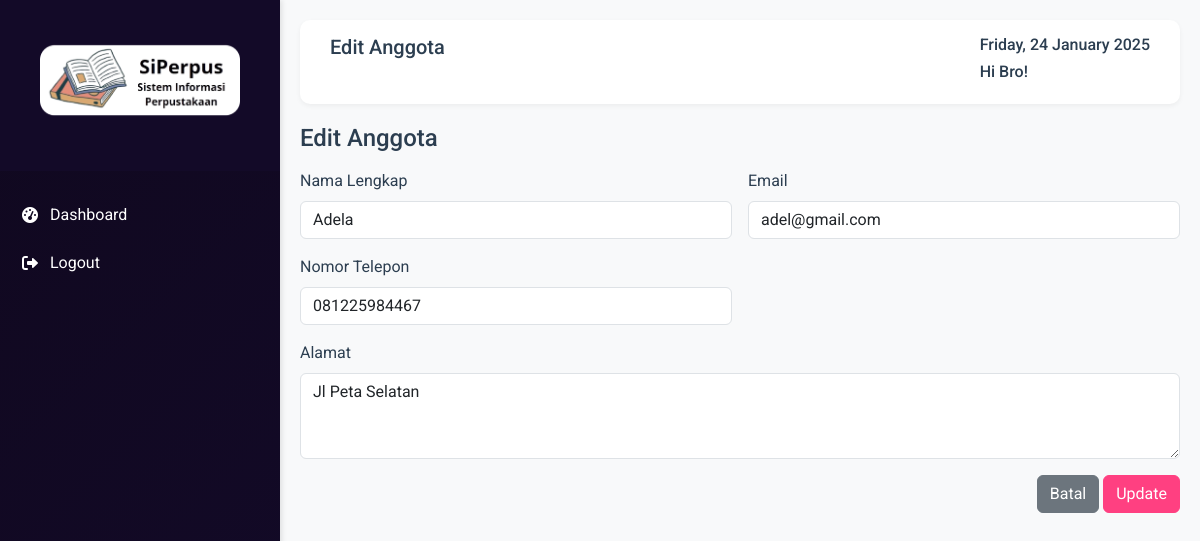
Screenshot of /pages/Members/edit.php?id=AG001 with the database file from the repository.
### tables this page shows
CREATE TABLE ANGGOTA (
    id_anggota VARCHAR(6) UNIQUE NOT NULL PRIMARY KEY,
    nama_anggota VARCHAR(225) NOT NULL,
    alamat VARCHAR (50) NOT NULL,
    nomor_telp VARCHAR(12) NOT NULL,
    email VARCHAR(89) NOT NULL UNIQUE,
    password VARCHAR(225) NOT NULL,
    CONSTRAINT CheckTabelAnggota1 CHECK (LENGTH(id_anggota) = 5),
    CONSTRAINT CheckTabelAnggota2 CHECK (id_anggota REGEXP "^AG[0-9]{3}$")
);

### pages/Members/edit.php (the view, shortened to what this page needs)
<?php
require "config/connection.php";
$id = $_GET['id'];
$query = "SELECT * FROM anggota WHERE id_anggota = '$id'";
$result = $conn->query($query);
$data = $result->fetch_assoc();
?>
<h4 class="mb-3">Edit Anggota</h4>
<form method="POST">
    <div class="row g-3">
        <div class="col-md-6">
            <label class="form-label">Nama Lengkap</label>
            <input type="text" name="nama" value="<?= $data['nama_anggota'] ?>" class="form-control" required>
        </div>
        <div class="col-md-6">
            <label class="form-label">Email</label>
            <input type="email" name="email" value="<?= $data['email'] ?>" class="form-control" required>
        </div>
        <div class="col-md-6">
            <label class="form-label">Nomor Telepon</label>
            <input type="tel" name="nomor_telp" value="<?= $data['nomor_telp'] ?>" class="form-control" required>
        </div>
        <div class="col-12">
            <label class="form-label">Alamat</label>
            <textarea name="alamat" class="form-control" rows="3" required><?= $data['alamat'] ?></textarea>
        </div>
    </div>
    <div class="text-end mt-3">
        <a href="<?php echo BASE_URL; ?>/members" class="btn btn-secondary">Batal</a>
        <button type="submit" class="btn btn-primary">Update</button>
    </div>
</form>
<?php
require_once(__DIR__ . '/../../layouts/main.php');
?>

### layouts/main.php (style rules this page uses)
:root { --primary-color:rgb(16, 8, 31); --secondary-color:rgb(19, 10, 40); --accent-color: #ff4081; --text-color: #2c3e50; --sidebar-width: 280px; }
body { font-family: 'Roboto', sans-serif; background-color: #f8f9fa; color: var(--text-color); font-family: roboto, sans-serif; }
.btn-primary { background-color: var(--accent-color); border-color: var(--accent-color); }

### rows the page displays
anggota: nama "Adela", email "adel@gmail.com", nomor_telp "081225984467", alamat "Jl Peta Selatan"

### other values shown
$pageTitle "Edit Anggota"
